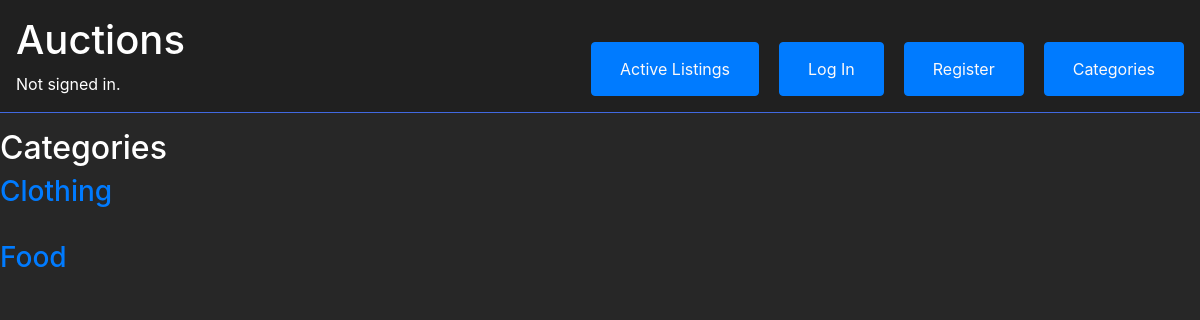
Before: /categories with the older database file.
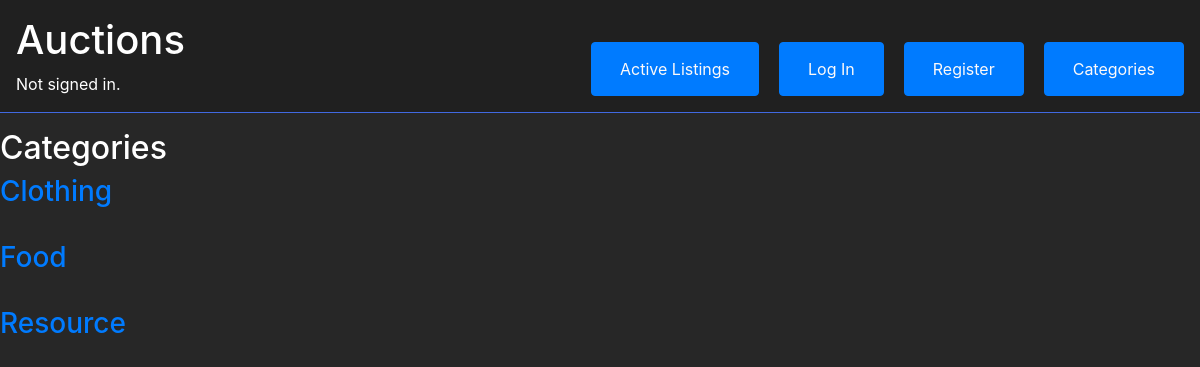
After: the same page with the newer database file.
### auctions/models.py (models this page shows, shortened)
class Auction_listing(models.Model):
    item_name = models.CharField(max_length=64)
    description = models.TextField()
    start_bid = models.IntegerField()
    owner = models.ForeignKey(User, on_delete=models.CASCADE, related_name="selling")
    image_url = models.URLField(blank=True, null=True)
    category = models.CharField(max_length=64)
    active = models.BooleanField(default=True)
    winner = models.ForeignKey(User, on_delete=models.SET_NULL, null=True, related_name="bid_winner")

### auctions/views.py (the view)
# urls.py: path("categories", views.categories, name="categories"),
def categories(request):
    auctions = Auction_listing.objects.all()
    unique_auctions = []
    for auction in auctions :
        if auction.category not in unique_auctions:
            unique_auctions.append(auction.category)
    return render (request, "auctions/categories.html",{
        "auctions" : auctions,
        "auctions_list" : unique_auctions,
    })

### auctions/templates/auctions/categories.html (shortened to what this page needs)
{% extends 'auctions/layout.html' %}
{% block body %}
<h2>Categories</h2>
<div class="categories_container">
{% for auction in auctions_list %}
<div class="categories">
    <a href="{% url 'category_listings' auction %}">
        <h3>{{ auction }}</h3>
    </a>
    <br>
</div>
{% endfor %}
</div>
{% endblock %}

Changed rows visible on the page:
added Auction_listing: auctions_list "Resource"
